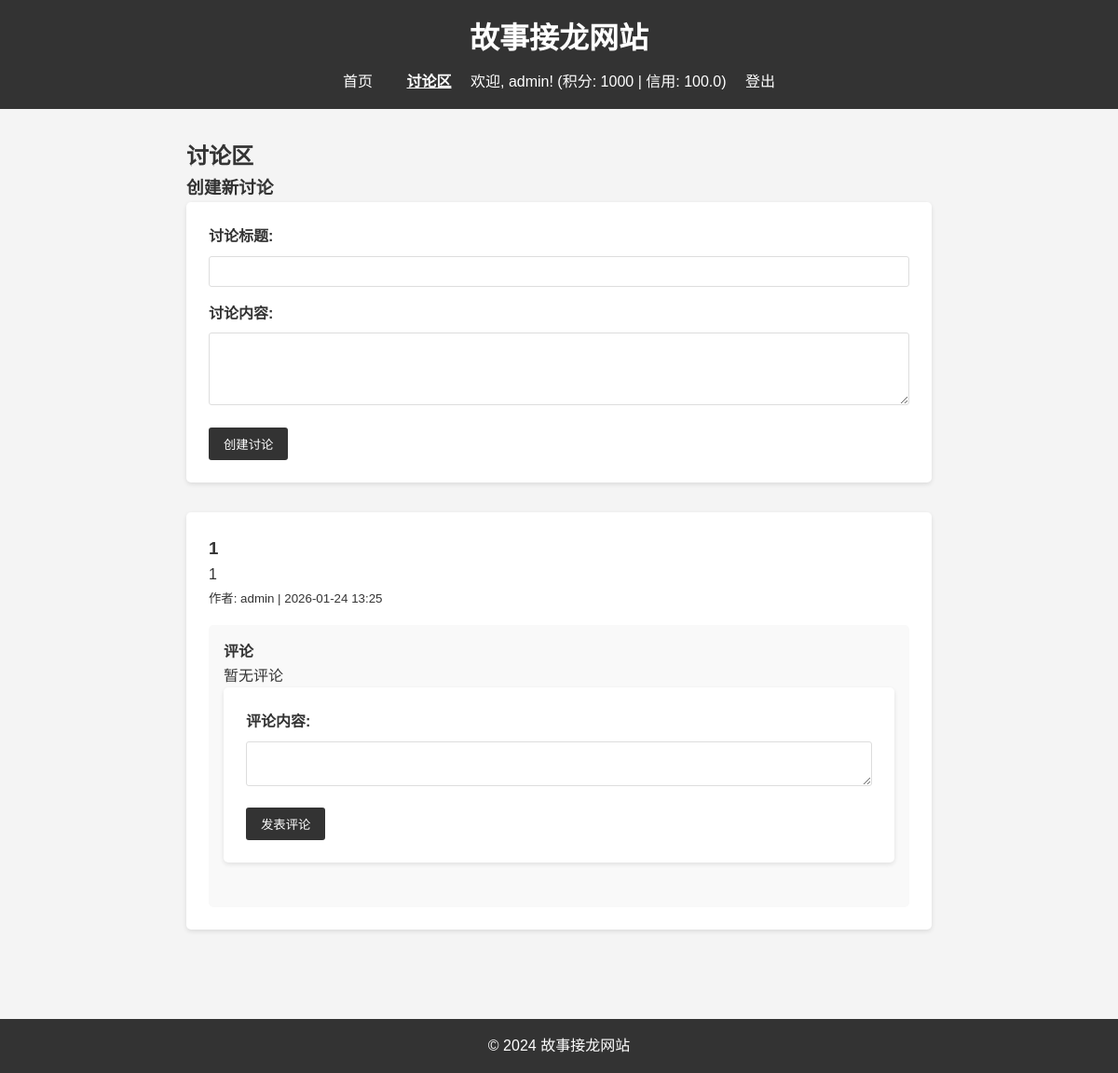
The page /discussions (signed in) on the database as committed earlier.
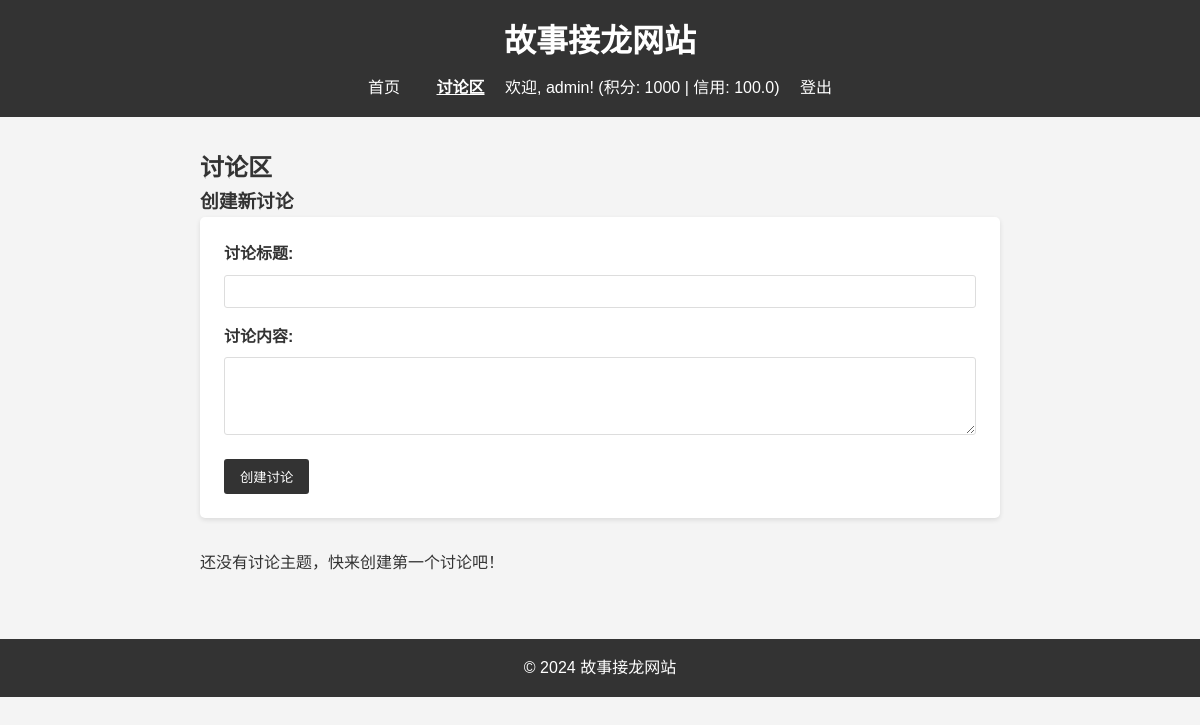
The same page on the database as committed later.
### database.py (models this page shows)
class DiscussionDB(Base):
    __tablename__ = "discussions"
    id = Column(Integer, primary_key=True, index=True)
    title = Column(String(200), nullable=False)
    content = Column(Text, nullable=False)
    author_id = Column(Integer, ForeignKey("users.id"), nullable=False)
    author_name = Column(String(50), nullable=False)
    created_at = Column(DateTime, default=datetime.now)
    author = relationship("UserDB", back_populates="discussions")
    comments = relationship("DiscussionCommentDB", back_populates="discussion")

### routers/discussions.py (the view)
@router.get("/discussions", response_class=HTMLResponse)
async def list_discussions(request: Request, db: Session = Depends(get_db)):
    discussions = get_all_discussions(db)
    discussion_comments = {}
    for discussion in discussions:
        comments = get_comments_by_discussion(db, discussion.id)
        discussion_comments[discussion.id] = comments
    current_user = await get_current_user(request, db)
    return templates.TemplateResponse(
        "discussions.html",
        {
            "request": request,
            "discussions": discussions,
            "discussion_comments": discussion_comments,
            "current_user": current_user
        }
    )

### templates/discussions.html (shortened to what this page needs)
{% extends "base.html" %}
{% block content %}
    <section class="discussion-page">
        <h2>讨论区</h2>
        <div class="create-discussion">
            <h3>创建新讨论</h3>
            {% if current_user %}
                <form action="/create-discussion" method="post">
                    <div>
                        <label for="title">讨论标题:</label>
                        <input type="text" id="title" name="title" required>
                    </div>
                    <div>
                        <label for="content">讨论内容:</label>
                        <textarea id="content" name="content" rows="4" required></textarea>
                    </div>
                    <button type="submit">创建讨论</button>
                </form>
            {% else %}
                <p class="login-prompt">请先<a href="/login">登录</a>后创建讨论</p>
            {% endif %}
        </div>
        <div class="discussion-list">
            {% if discussions %}
                {% for discussion in discussions %}
                    <div class="discussion-item">
                        <h3>{{ discussion.title }}</h3>
                        <p>{{ discussion.content }}</p>
                        <small>作者: {{ discussion.author_name }} | {{ discussion.created_at.strftime('%Y-%m-%d %H:%M') }}</small>
                        <div class="discussion-comments">
                            <h4>评论</h4>
                            {% if discussion_comments.get(discussion.id) %}
                                <ul>
                                    {% for comment in discussion_comments[discussion.id] %}
                                        <li>
                                            <strong>{{ comment.author_name }}:</strong> {{ comment.content }}
                                            <small>{{ comment.created_at.strftime('%Y-%m-%d %H:%M') }}</small>
                                        </li>
                                    {% endfor %}
                                </ul>
                            {% else %}
                                <p>暂无评论</p>
                            {% endif %}
                            {% if current_user %}
                                <form action="/discussions/{{ discussion.id }}/comment" method="post">
                                    <div>
                                        <label for="comment-content-{{ discussion.id }}">评论内容:</label>
                                        <textarea id="comment-content-{{ discussion.id }}" name="content" rows="2" required></textarea>
                                    </div>
                                    <button type="submit">发表评论</button>
                                </form>
                            {% else %}
                                <p class="login-prompt">请先<a href="/login">登录</a>后发表评论</p>
                            {% endif %}
                        </div>
                    </div>
                {% endfor %}
            {% else %}
                <p>还没有讨论主题，快来创建第一个讨论吧！</p>
            {% endif %}
        </div>
    </section>
{% endblock %}

Rows that differ between the two databases and show on the page:
removed DiscussionDB: title "1", content "1", author_name "admin", created_at "2026-01-24 13:25", shows "暂无评论"
Other text that changed with them:
text now shown: "还没有讨论主题，快来创建第一个讨论吧！"
